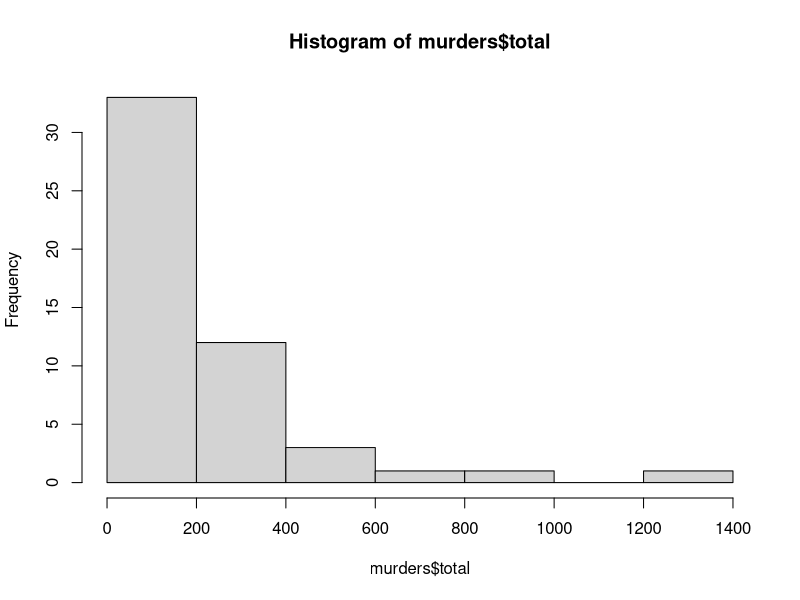
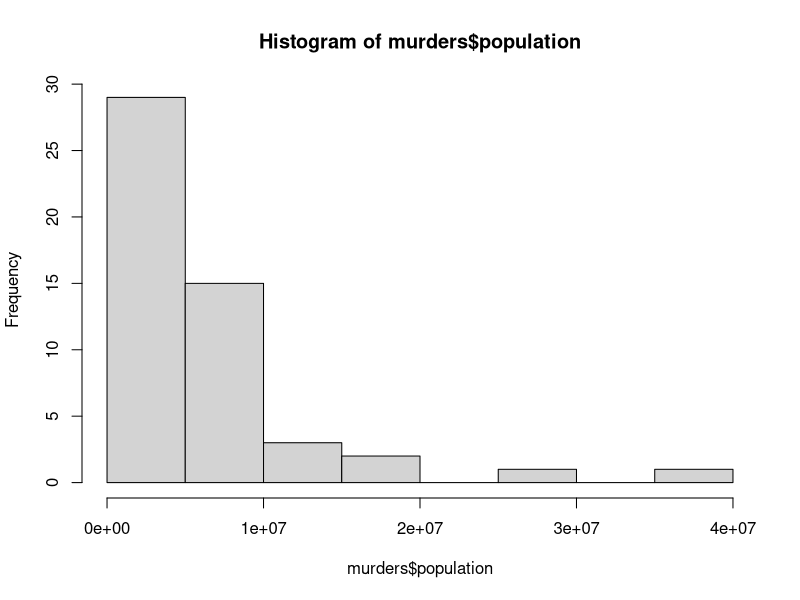
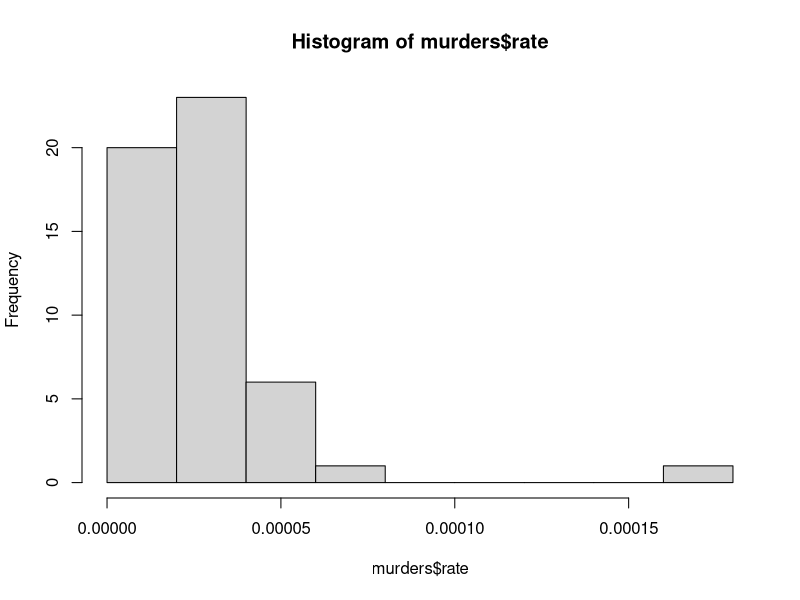

The R source for these figures, in order: (Note: this script raises an error after producing the figures.)
install.packages('dslabs')

library(dslabs)


data(murders)

# Research question: Is the gun murder rate (proportion of gun murders to state population)
# the same in all 4 regions of USA?

# Statistical tests: One-way ANOVA and Kruskall-Wallis test


# H0: µ1 = µ2 = µ3  = ...   = µk   ("all k population means are equal")
# H1: At least one µi different  ("at least one of the k population means is not equal to the others")

#where

#µi is the population mean of the ith group (i = 1, 2, ..., k)


library(dplyr)

murders$rate <- murders$total / murders$population

murders %>% group_by(region) %>%
  summarise(
    mean = mean(rate)
    )

# One-way ANOVA

# http://www.sthda.com/english/wiki/one-way-anova-test-in-r 

# Compute the analysis of variance
res.aov <- aov(rate ~ region, data = murders)
# Summary of the analysis
summary(res.aov)

# There is strong evidence against H_0, so not all k population means are equal




# Kruskall-Wallis test

# http://www.sthda.com/english/wiki/kruskal-wallis-test-in-r 

kruskal.test(rate ~ region, data = murders)



# Use the dataset from dslabs to inform the properties of your simulated data.

hist(murders$total)

hist(murders$population)

hist(murders$rate)

library(vcd)
library(MASS)

# estimate the parameters
fit1 <- fitdistr(murders$rate, "gamma") 

# goodness of fit test
ks.test(murders$rate, "pgamma", fit1$estimate) # p-value > 0.05 -> distribution not refused

# plot a graph
hist(ex, freq = FALSE, breaks = 100, xlim = c(0, quantile(ex, 0.99)))
curve(dexp(x, rate = fit1$estimate), from = 0, col = "red", add = TRUE)



mean <- mean()

# Develop scenarios for data generation (see workflow for examples).

# Write code to generate simulated data under different scenarios.

# Apply your chosen statistical tests to the simulated data.

# Calculate the size and power of these statistical tests under each of the scenarios you have developed.

# A significant Kruskal–Wallis test indicates that at least one sample stochastically dominates
# one other sample. The test does not identify where this stochastic dominance occurs or for how
# many pairs of groups stochastic dominance obtains. For analyzing the specific sample pairs for
# stochastic dominance, Dunn's test,[5] pairwise Mann–Whitney tests with Bonferroni correction,
# [6] or the more powerful but less well known Conover–Iman test[6] are sometimes used.






# The murders dataset from the dslabs package contains statistics on gun murder data from
# 2010 organized by each state in the United States of America.
# In the dataset, one can find the US state, the abbreviation of the US state,
# the geographical region of the state, the state population in 2010, as well as the total number
# of gun murders in the state in 2010. 

# https://rstudio-pubs-static.s3.amazonaws.com/555272_0c78ceeaafb1405f8e3484fc87615eac.html
